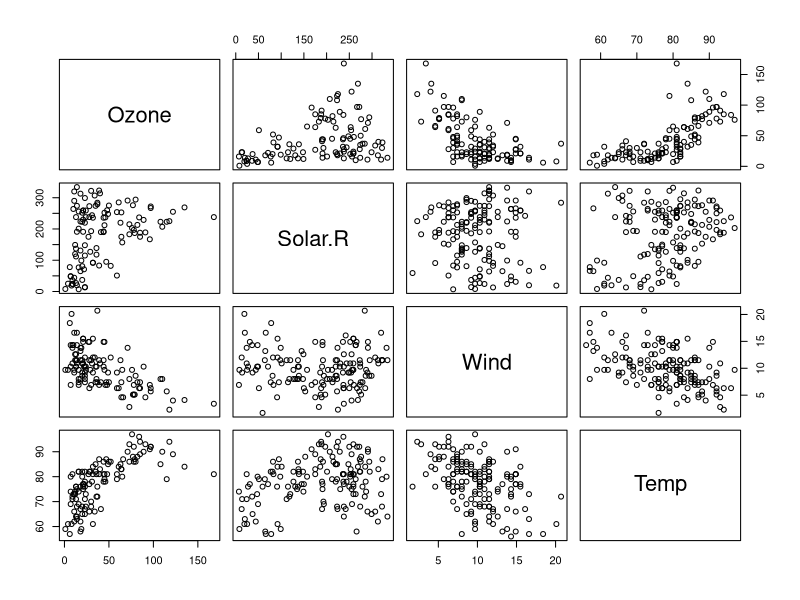
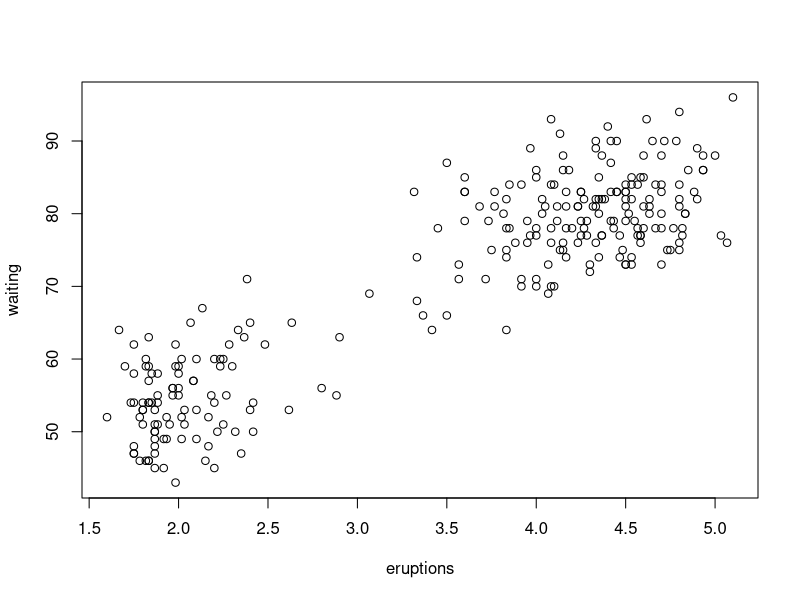
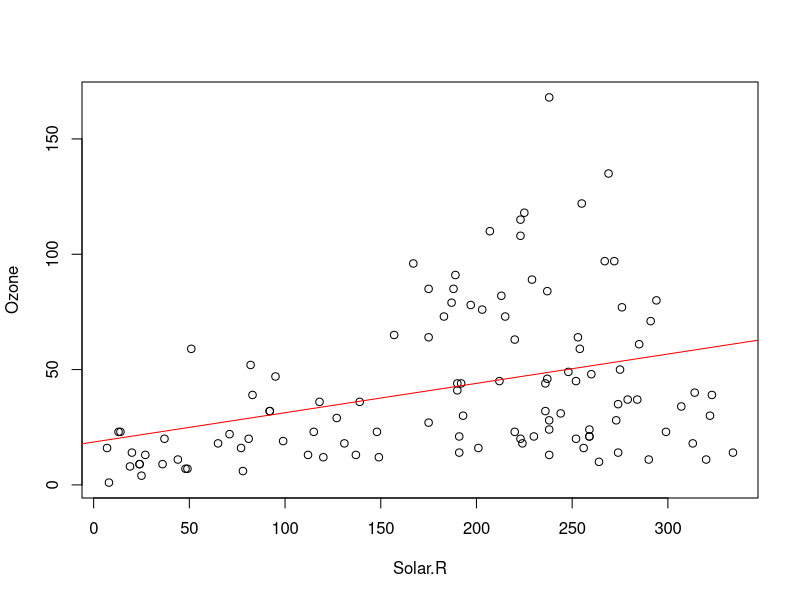
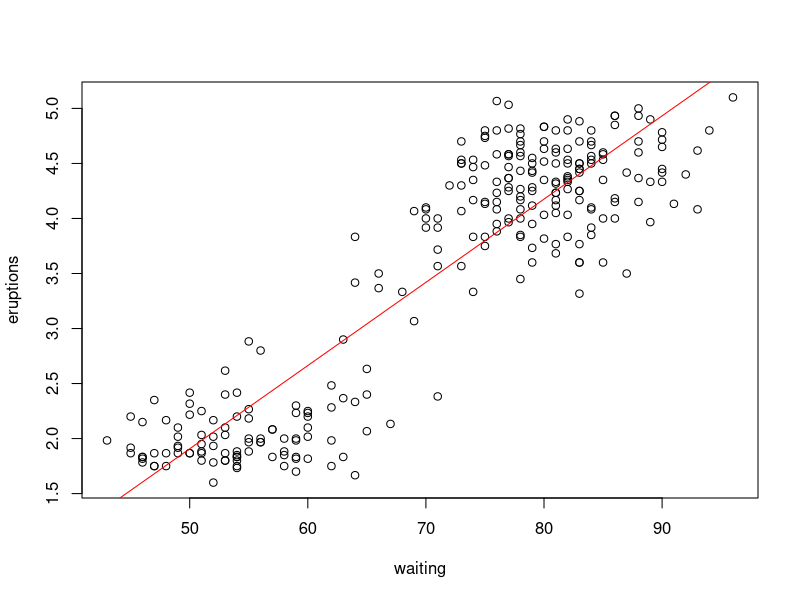

Source code (R) for these figures, in order:
###Lab 07
data("airquality")#extra stuff
head(airquality, 15)
pairs(airquality[, c("Ozone", "Solar.R", "Wind", "Temp")])
cor(airquality[, c("Ozone", "Solar.R", "Wind", "Temp")], use="na.or.complete")
###Exercise 1
data("faithful")#read in data
head(faithful)
plot(faithful[, c("eruptions", "waiting")])#plot of eruptions vs. waiting time
cor(faithful[, c("eruptions", "waiting")], use="na.or.complete")#correlation coefficients between eruptions and waiting time
#r=0.9008
###
###Exercise 2, Part 1
new_mod = lm(Ozone~Solar.R, data=airquality)#New linear model, ozone vs. solar radiation
summary(new_mod)
plot(Ozone~Solar.R, data=airquality)#plot of model
abline(lm(Ozone~Solar.R, data=airquality), col="red")#regression line
###Exercise 2, Part 2
Faithful_mod = lm(eruptions~waiting, data=faithful)#Faithful linear model, waiting time vs. eruption duration
summary(Faithful_mod)
plot(eruptions~waiting, data=faithful)#plot of model
abline(lm(eruptions~waiting, data=faithful), col="red")#regression line
###
###Exercise 3
res = residuals(new_mod)
RSS = sum(res^2)
RSE = sqrt(RSS/summary(new_mod)$df[2])
RSE
MSE = RSS/summary(new_mod)$df[2]
MSE
#RSE=31.33457; MSE=981.8553
###
